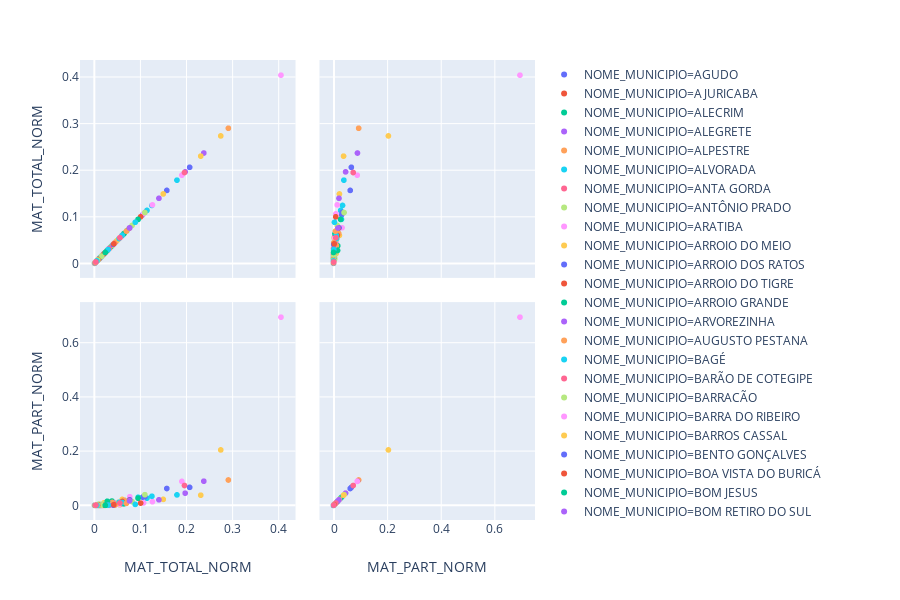

Notebook source saved alongside this figure:
### Code cell
import plotly.express as px
fig = px.scatter_matrix(df[df['ANO']==2017],
    dimensions=["MAT_TOTAL_NORM","MAT_PART_NORM"],
    color="NOME_MUNICIPIO")
fig.show()
